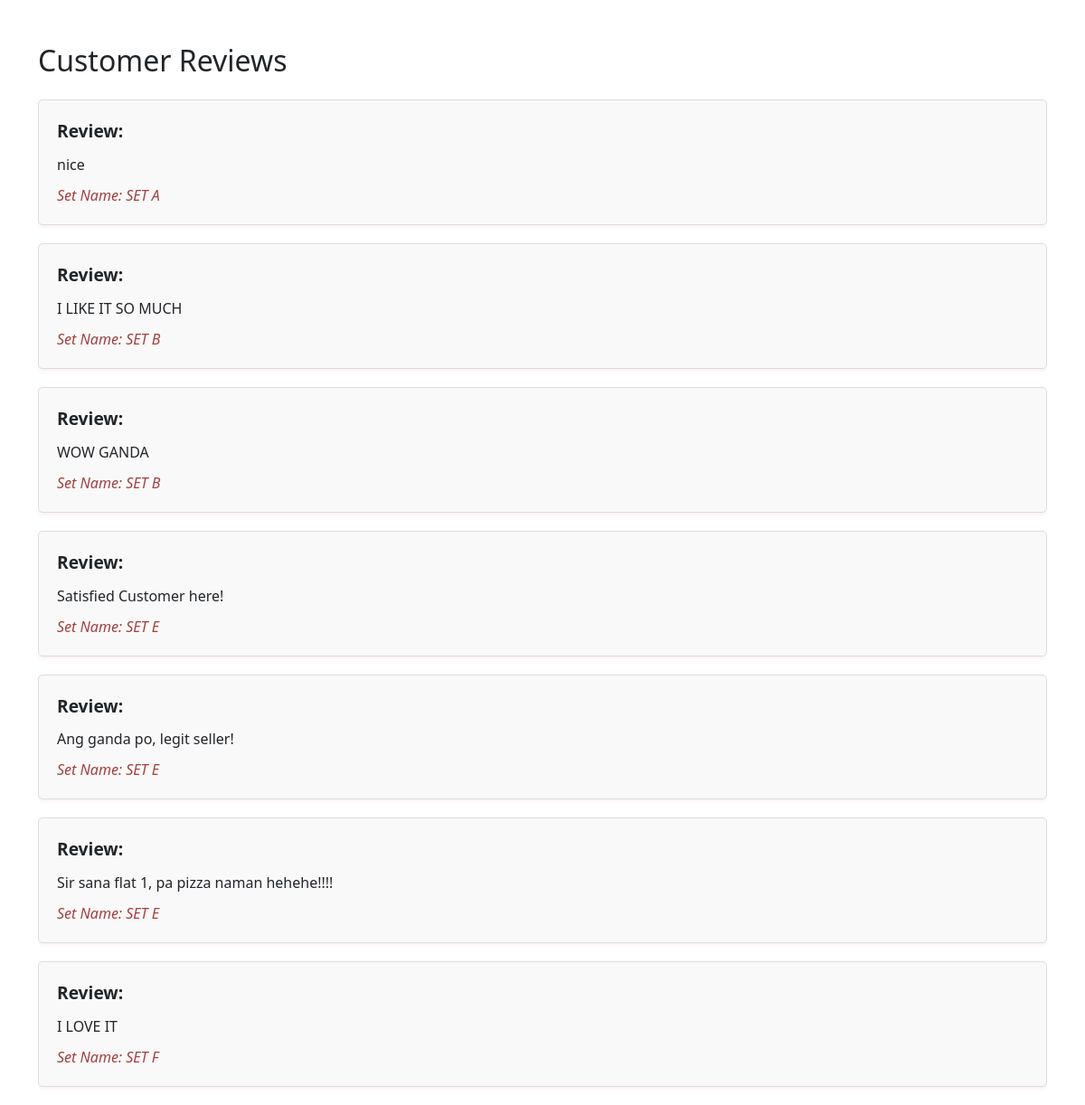
Screenshot of /view_feedback.php with the database file from the repository.
### tables this page shows
CREATE TABLE `review` (
  `Review_ID` int(11) NOT NULL,
  `Customer_Review` varchar(255) DEFAULT NULL,
  `Customer_ID` int(11) DEFAULT NULL,
  `Set_Name` varchar(255) DEFAULT NULL
);

### view_feedback.php (the view, shortened to what this page needs)
<?php
include_once "db.php";
$sql = "SELECT r.Customer_Review, r.Set_Name
        FROM review r
        JOIN `set` s ON r.Set_Name = s.Set_Name";
$result = $conn->query($sql);
?>
<!DOCTYPE html>
<html>
<head>
    <link href="https://cdn.jsdelivr.net/npm/bootstrap@5.3.0/dist/css/bootstrap.min.css" rel="stylesheet">
    <link href="styles/view_feedback.css" rel="stylesheet">
</head>
<body>
<div class="container mt-5">
    <h2 class="mb-4">Customer Reviews</h2>
    <div class="table-responsive">
        <?php
        if ($result->num_rows > 0) {
            while($row = $result->fetch_assoc()) {
                echo "<div class='review-box'>";
                echo "<div class='review-title'>Review:</div>";
                echo "<div class='review-text'>" . $row["Customer_Review"]. "</div>";
                echo "<div class='set-name'>Set Name: " . $row["Set_Name"]. "</div>";
                echo "</div>";
            }
        } else {
            echo "<div class='text-center'>No reviews found</div>";
        }
        ?>
    </div>
</div>
</body>
</html>

### styles/view_feedback.css (style rules this page uses)
.review-box { border: 1px solid #ddd; padding: 20px; margin-bottom: 20px; border-radius: 5px; background-color: #f9f9f9; box-shadow: 0 2px 4px rgba(247, 90, 90, 0.1); }
.review-title { font-weight: bold; font-size: 1.2em; margin-bottom: 10px; }
.review-text { font-size: 1em; margin-bottom: 10px; }
.set-name { font-style: italic; color: #a43f3f; }

### rows the page displays
review: Customer_Review "nice", Set_Name "SET A"
review: Customer_Review "I LIKE IT SO MUCH", Set_Name "SET B"
review: Customer_Review "WOW GANDA", Set_Name "SET B"
review: Customer_Review "Satisfied Customer here!", Set_Name "SET E"
review: Customer_Review "Ang ganda po, legit seller!", Set_Name "SET E"
review: Customer_Review "Sir sana flat 1, pa pizza naman hehehe!!!!", Set_Name "SET E"
review: Customer_Review "I LOVE IT", Set_Name "SET F"
